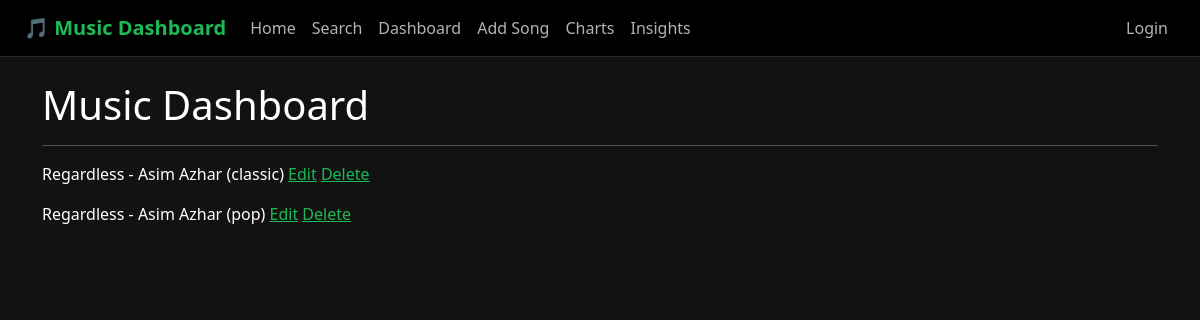
/, run on an earlier commit of the app's database.
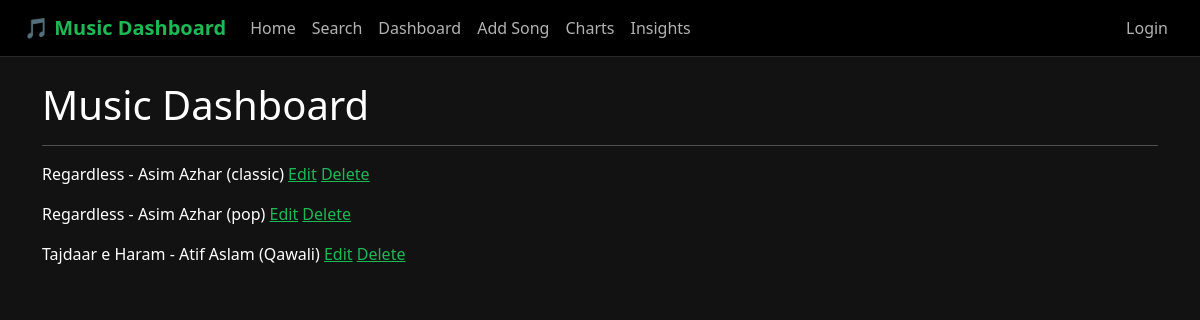
And on a later commit of the database.
### music_app/models.py (models this page shows, shortened)
class Song(models.Model):
    title = models.CharField(max_length=200)
    artist = models.ForeignKey(Artist, on_delete=models.CASCADE)
    genre = models.ForeignKey(Genre, on_delete=models.CASCADE)
    year = models.IntegerField(default=2020)
    popularity = models.FloatField(default=0)
    energy = models.FloatField(default=0)

class Artist(models.Model):
    name = models.CharField(max_length=200)
    def __str__(self):
        return self.name

class Genre(models.Model):
    name = models.CharField(max_length=100)
    def __str__(self):
        return self.name

### music_app/views.py (the view)
# urls.py: path('', views.home, name='home'),
def home(request):
    songs = Song.objects.all()
    return render(request, 'music_app/home.html', {'songs': songs})

### music_app/templates/music_app/home.html
{% extends 'base.html' %}
{% block content %}<h1>Music Dashboard</h1>
<hr>
{% for song in songs %}
    <p>
        {{ song.title }} - {{ song.artist }} ({{ song.genre }})
        <a href="{% url 'edit_song' song.id %}">Edit</a>
        <a href="{% url 'delete_song' song.id %}">Delete</a>
    </p>
{% empty %}
    <p>No songs yet</p>
{% endfor %}
{% endblock %}

What changed in the data, as far as the page shows it:
added Song: title "Tajdaar e Haram", artist "Atif Aslam", genre "Qawali"
